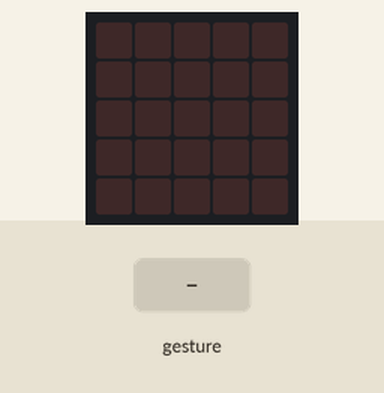
Simulated run of this program. Board: BBC micro:bit (MakeCode). On the bench: the board's 5×5 LED display. The inputs (shaded band) are chosen by the test bench.

Above: at 1.2 s.
1.3 s: sound turns loud
At 2.1 s:
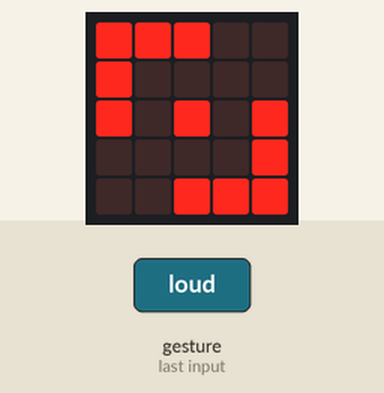
2.8 s: sound turns loud
At 3.2 s:
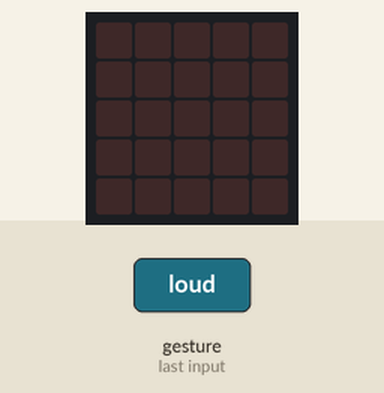
Timing chart, 0 to 5.8 s (numbered marks = the images above; inputs shaded):
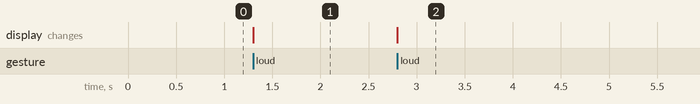

Measured:
- after the input at 1.3 s, the display: changes at once (image 1)
- after the input at 2.8 s, the display: changes at once (image 2)

The program:

main.ts
```typescript
let LightsOn = false
input.onSound(DetectedSound.Loud, function () {
    LightsOn = !(LightsOn)
    if (LightsOn) {
        basic.showLeds(`
            # # # . .
            # . . . .
            # . # . #
            . . . . #
            . . # # #
            `)
    } else {
        basic.clearScreen()
    }
})
basic.forever(function () {

})
```

test.ts
```typescript
// 테스트는 여기로 이동합니다; 이 패키지가 확장으로 사용될 때 컴파일되지 않을 것 입니다.
```
